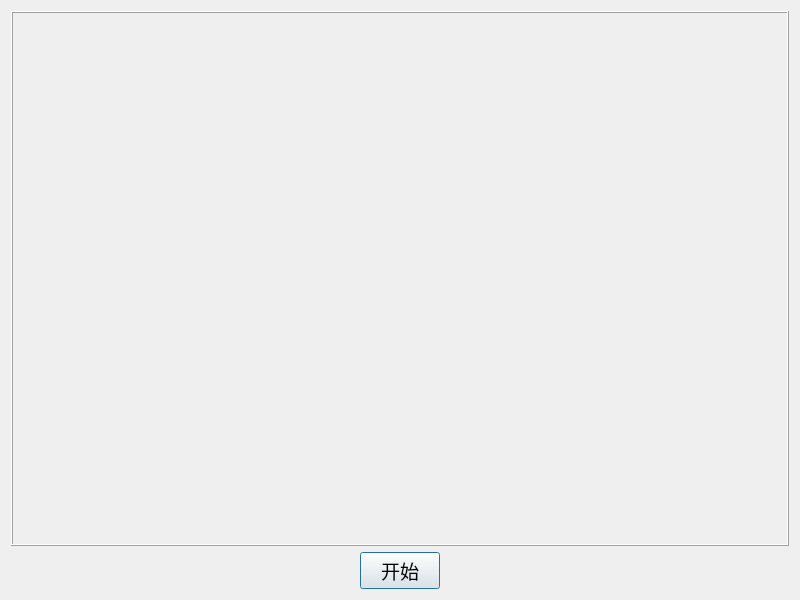
<?xml version="1.0" encoding="UTF-8"?>
<ui version="4.0">
 <class>MyDialog</class>
 <widget class="QDialog" name="MyDialog">
  <property name="geometry">
   <rect>
    <x>0</x>
    <y>0</y>
    <width>800</width>
    <height>600</height>
   </rect>
  </property>
  <property name="font">
   <font>
    <family>Arial</family>
    <pointsize>14</pointsize>
   </font>
  </property>
  <property name="windowTitle">
   <string>抽奖机</string>
  </property>
  <layout class="QVBoxLayout" name="verticalLayout">
   <item>
    <widget class="QFrame" name="frame">
     <property name="sizePolicy">
      <sizepolicy hsizetype="Preferred" vsizetype="Expanding">
       <horstretch>0</horstretch>
       <verstretch>0</verstretch>
      </sizepolicy>
     </property>
     <property name="frameShape">
      <enum>QFrame::Box</enum>
     </property>
     <property name="frameShadow">
      <enum>QFrame::Raised</enum>
     </property>
    </widget>
   </item>
   <item>
    <layout class="QHBoxLayout" name="horizontalLayout">
     <item>
      <spacer name="horizontalSpacer">
       <property name="orientation">
        <enum>Qt::Horizontal</enum>
       </property>
       <property name="sizeHint" stdset="0">
        <size>
         <width>40</width>
         <height>20</height>
        </size>
       </property>
      </spacer>
     </item>
     <item>
      <widget class="QPushButton" name="pushButton">
       <property name="text">
        <string>开始</string>
       </property>
      </widget>
     </item>
     <item>
      <spacer name="horizontalSpacer_2">
       <property name="orientation">
        <enum>Qt::Horizontal</enum>
       </property>
       <property name="sizeHint" stdset="0">
        <size>
         <width>40</width>
         <height>20</height>
        </size>
       </property>
      </spacer>
     </item>
    </layout>
   </item>
  </layout>
 </widget>
 <resources/>
 <connections/>
</ui>
